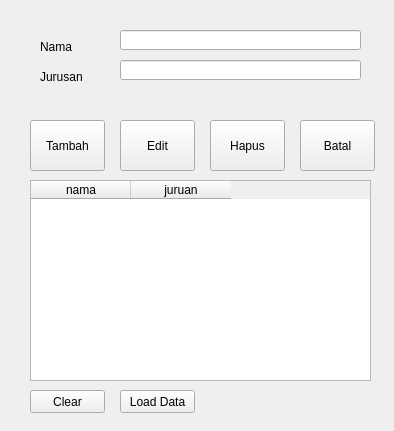
<?xml version="1.0" encoding="UTF-8"?>
<ui version="4.0">
 <class>Form</class>
 <widget class="QWidget" name="Form">
  <property name="geometry">
   <rect>
    <x>0</x>
    <y>0</y>
    <width>394</width>
    <height>431</height>
   </rect>
  </property>
  <property name="windowTitle">
   <string>Form</string>
  </property>
  <widget class="QPushButton" name="pushButton">
   <property name="geometry">
    <rect>
     <x>30</x>
     <y>390</y>
     <width>75</width>
     <height>23</height>
    </rect>
   </property>
   <property name="text">
    <string>Clear</string>
   </property>
  </widget>
  <widget class="QPushButton" name="pushButton_2">
   <property name="geometry">
    <rect>
     <x>120</x>
     <y>390</y>
     <width>75</width>
     <height>23</height>
    </rect>
   </property>
   <property name="text">
    <string>Load Data</string>
   </property>
  </widget>
  <widget class="QPushButton" name="pushButton_3">
   <property name="geometry">
    <rect>
     <x>30</x>
     <y>120</y>
     <width>75</width>
     <height>51</height>
    </rect>
   </property>
   <property name="text">
    <string>Tambah</string>
   </property>
  </widget>
  <widget class="QPushButton" name="pushButton_4">
   <property name="geometry">
    <rect>
     <x>120</x>
     <y>120</y>
     <width>75</width>
     <height>51</height>
    </rect>
   </property>
   <property name="text">
    <string>Edit</string>
   </property>
  </widget>
  <widget class="QPushButton" name="pushButton_5">
   <property name="geometry">
    <rect>
     <x>210</x>
     <y>120</y>
     <width>75</width>
     <height>51</height>
    </rect>
   </property>
   <property name="text">
    <string>Hapus</string>
   </property>
  </widget>
  <widget class="QPushButton" name="pushButton_6">
   <property name="geometry">
    <rect>
     <x>300</x>
     <y>120</y>
     <width>75</width>
     <height>51</height>
    </rect>
   </property>
   <property name="text">
    <string>Batal</string>
   </property>
  </widget>
  <widget class="QLabel" name="label">
   <property name="geometry">
    <rect>
     <x>40</x>
     <y>40</y>
     <width>47</width>
     <height>13</height>
    </rect>
   </property>
   <property name="text">
    <string>Nama </string>
   </property>
  </widget>
  <widget class="QLabel" name="label_2">
   <property name="geometry">
    <rect>
     <x>40</x>
     <y>70</y>
     <width>47</width>
     <height>13</height>
    </rect>
   </property>
   <property name="text">
    <string>Jurusan</string>
   </property>
  </widget>
  <widget class="QLineEdit" name="lineEdit">
   <property name="geometry">
    <rect>
     <x>120</x>
     <y>30</y>
     <width>241</width>
     <height>20</height>
    </rect>
   </property>
  </widget>
  <widget class="QLineEdit" name="lineEdit_2">
   <property name="geometry">
    <rect>
     <x>120</x>
     <y>60</y>
     <width>241</width>
     <height>20</height>
    </rect>
   </property>
  </widget>
  <widget class="QTableWidget" name="tableWidget">
   <property name="geometry">
    <rect>
     <x>30</x>
     <y>180</y>
     <width>341</width>
     <height>201</height>
    </rect>
   </property>
   <column>
    <property name="text">
     <string>nama</string>
    </property>
   </column>
   <column>
    <property name="text">
     <string>juruan</string>
    </property>
   </column>
  </widget>
 </widget>
 <resources/>
 <connections/>
</ui>
